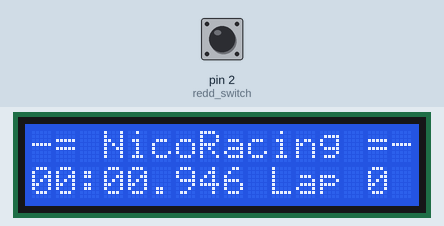
This sketch was run on a simulated Arduino Uno, built with avr-gcc and run on an emulated ATmega328P. Parts: 16×2 character LCD. Inputs (shaded band) come from the test bench; at power-on: pin 2 (redd_switch) LOW.

Above: at 1.2 s.
1.3 s: pin 2 (redd_switch) pulled HIGH for 0.15 s
At 1.57 s:
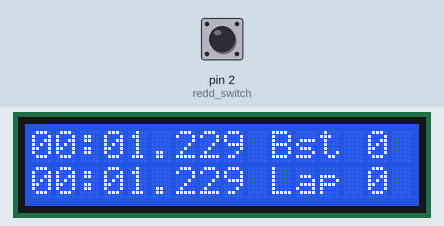
2.0 s: pin 2 (redd_switch) pulled HIGH for 3.2 s
At 2.06 s:
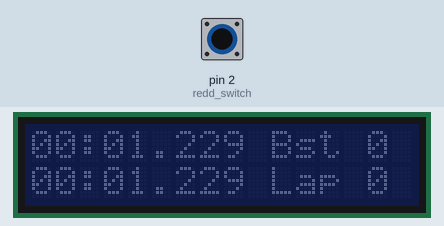
At 8.85 s:
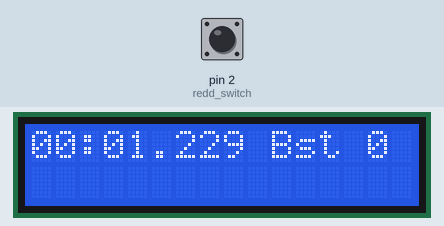
Timing chart, 0 to 10.3 s (numbered marks = the images above; inputs shaded):
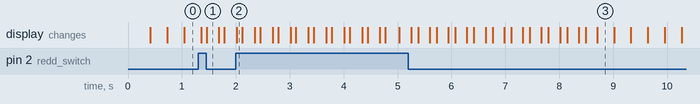

The sketch:

sketch_aug22a.ino
```cpp
#include <Wire.h>
#include <LCD.h>
#include <LiquidCrystal_I2C.h>

#define I2C_ADDR    0x3F // <<----- Add your address here.  Find it from I2C Scanner
#define BACKLIGHT_PIN     3
#define En_pin  2
#define Rw_pin  1
#define Rs_pin  0
#define D4_pin  4
#define D5_pin  5
#define D6_pin  6
#define D7_pin  7

unsigned long n = 1;
int l = 0;
unsigned int lap = 0;
unsigned int blap = 0;
unsigned long ltime = 0;
unsigned long btime = 4294967295;
int buttonState = 0;                                // variable for reading the pushbutton status


LiquidCrystal_I2C  lcd(I2C_ADDR,En_pin,Rw_pin,Rs_pin,D4_pin,D5_pin,D6_pin,D7_pin);

void setup(){
  lcd.begin (16,2);                                   //  <<----- My LCD was 16x2
  pinMode(2,INPUT);                                   //redd switch

  // Switch on the backlight
  lcd.setBacklightPin(BACKLIGHT_PIN,POSITIVE);
  lcd.setBacklight(HIGH);
  lcd.home ();                                        // go home

  lcd.print("-= NicoRacing =-");

  cli();//stop interrupts

  TCCR1A = 0;                               // set entire TCCR1A register to 0
  TCCR1B = 0;                               // same for TCCR1B
  TCNT1  = 0;                               //initialize counter value to 0;
  // set timer count for 1khz increments
  OCR1A = 1999;// = (16*10^6) / (1000*8) - 1
  // turn on CTC mode
  TCCR1B |= (1 << WGM12);
  // Set CS11 bit for 8 prescaler
  TCCR1B |= (1 << CS11);
  // enable timer compare interrupt
  TIMSK1 |= (1 << OCIE1A);

  sei();                                      //allow interrupts
}

ISR(TIMER1_COMPA_vect){                       //Interrupt at freq of 1kHz to measure reed switch
  n++;
}

void reed(){
  ltime = n;
  n=0;
  if (ltime < btime){
    btime = ltime;
    blap = lap;
    lcd.setCursor (0,0);        // go to start of 2nd line
    lcd.print("                ");
    for (l=0;l<=10;l++){
      lcd.setCursor (0,0);        // go to start of 2nd line
      lcd.print(print_time(btime));
      lcd.print(" Bst ");
      lcd.print(blap,DEC);
      lcd.setCursor (0,1);        // go to start of 2nd line
      lcd.print(print_time(ltime));
      //lcd.print(n++,DEC);
      lcd.print(" Lap ");
      lcd.print(lap,DEC);
      lcd.setBacklight(LOW);      // Backlight off
      delay(100);
      lcd.setBacklight(HIGH);     // Backlight on
      delay(200);
    }
  }else{
    for (l=0;l<=10;l++){
      lcd.setCursor (0,0);        // go to start of 2nd line
      lcd.print(print_time(btime));
      lcd.print(" Bst ");
      lcd.print(blap,DEC);
      lcd.setCursor (0,1);        // go to start of 2nd line
      lcd.print(print_time(ltime));
      //lcd.print(n++,DEC);
      lcd.print(" Lap ");
      lcd.print(lap,DEC);
      delay(200);
      lcd.setCursor (0,1);        // go to start of 2nd line
      lcd.print("                ");
      delay(100);
    }
  }
  lap++;
  lcd.setCursor (0,1);        // go to start of 2nd line
  lcd.print("                ");
}

String print_time(unsigned long t_milli){
    char buffer[20];
    int days, hours, mins, secs;
    int fractime;
    unsigned long inttime;

    inttime  = t_milli / 1000;
    fractime = t_milli % 1000;

    days     = inttime / (24*3600);
    inttime  = inttime % (24*3600);

    hours    = inttime / 3600;
    inttime  = inttime % 3600;

    mins     = inttime / 60;
    inttime  = inttime % 60;

    secs = inttime;
    sprintf(buffer, "%02d:%02d.%03d",mins, secs, fractime);
    return buffer;
}

void loop(){
  lcd.setCursor (0,1);        // go to start of 2nd line
  lcd.print(print_time(n));
  //lcd.print(n++,DEC);
  lcd.print(" Lap ");
  lcd.print(lap,DEC);
  //delay(100);
  buttonState = digitalRead(2);
  if (buttonState == HIGH) {
    // turn LED on:
    reed();
  }
}
```

Measured:
- after the input at 1.3 s, the display: first changes after 0.06 s (image 1 shows a later state)
